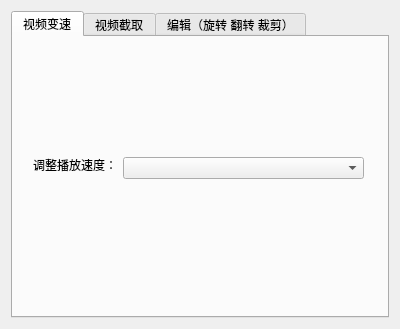
<?xml version="1.0" encoding="UTF-8"?>
<ui version="4.0">
 <class>Dialog_edit</class>
 <widget class="QDialog" name="Dialog_edit">
  <property name="geometry">
   <rect>
    <x>0</x>
    <y>0</y>
    <width>400</width>
    <height>329</height>
   </rect>
  </property>
  <property name="windowTitle">
   <string>VideoEdit</string>
  </property>
  <layout class="QVBoxLayout" name="verticalLayout">
   <item>
    <widget class="QTabWidget" name="tabWidget">
     <property name="currentIndex">
      <number>0</number>
     </property>
     <widget class="QWidget" name="widget">
      <property name="accessibleName">
       <string/>
      </property>
      <attribute name="title">
       <string>视频变速</string>
      </attribute>
      <widget class="QLabel" name="label">
       <property name="geometry">
        <rect>
         <x>20</x>
         <y>120</y>
         <width>91</width>
         <height>16</height>
        </rect>
       </property>
       <property name="text">
        <string>调整播放速度：</string>
       </property>
      </widget>
      <widget class="QComboBox" name="comboBox">
       <property name="geometry">
        <rect>
         <x>110</x>
         <y>120</y>
         <width>241</width>
         <height>22</height>
        </rect>
       </property>
       <property name="editable">
        <bool>false</bool>
       </property>
       <property name="currentIndex">
        <number>-1</number>
       </property>
       <property name="maxVisibleItems">
        <number>5</number>
       </property>
       <property name="maxCount">
        <number>5</number>
       </property>
       <item>
        <property name="text">
         <string>0.5</string>
        </property>
       </item>
       <item>
        <property name="text">
         <string>1.0</string>
        </property>
       </item>
       <item>
        <property name="text">
         <string>1.5</string>
        </property>
       </item>
       <item>
        <property name="text">
         <string>2.0</string>
        </property>
       </item>
       <item>
        <property name="text">
         <string>3.0</string>
        </property>
       </item>
      </widget>
     </widget>
     <widget class="QWidget" name="Intercept">
      <attribute name="title">
       <string>视频截取</string>
      </attribute>
      <widget class="QLabel" name="label_2">
       <property name="geometry">
        <rect>
         <x>10</x>
         <y>100</y>
         <width>101</width>
         <height>16</height>
        </rect>
       </property>
       <property name="text">
        <string>截取的开始时间：</string>
       </property>
      </widget>
      <widget class="QLineEdit" name="lineEdit">
       <property name="geometry">
        <rect>
         <x>110</x>
         <y>100</y>
         <width>161</width>
         <height>20</height>
        </rect>
       </property>
      </widget>
      <widget class="QLabel" name="label_3">
       <property name="geometry">
        <rect>
         <x>280</x>
         <y>100</y>
         <width>54</width>
         <height>12</height>
        </rect>
       </property>
       <property name="text">
        <string>&gt; 0 </string>
       </property>
      </widget>
      <widget class="QLabel" name="label_4">
       <property name="geometry">
        <rect>
         <x>10</x>
         <y>180</y>
         <width>101</width>
         <height>16</height>
        </rect>
       </property>
       <property name="text">
        <string>截取的结束时间：</string>
       </property>
      </widget>
      <widget class="QLineEdit" name="lineEdit_2">
       <property name="geometry">
        <rect>
         <x>110</x>
         <y>180</y>
         <width>161</width>
         <height>20</height>
        </rect>
       </property>
      </widget>
      <widget class="QLabel" name="label_5">
       <property name="geometry">
        <rect>
         <x>280</x>
         <y>180</y>
         <width>81</width>
         <height>20</height>
        </rect>
       </property>
       <property name="text">
        <string>&lt; 6363125000</string>
       </property>
      </widget>
      <widget class="QLabel" name="label_6">
       <property name="geometry">
        <rect>
         <x>10</x>
         <y>20</y>
         <width>101</width>
         <height>16</height>
        </rect>
       </property>
       <property name="text">
        <string>单位： 微秒</string>
       </property>
      </widget>
     </widget>
     <widget class="QWidget" name="tab_3">
      <attribute name="title">
       <string>编辑（旋转 翻转 裁剪）</string>
      </attribute>
     </widget>
    </widget>
   </item>
  </layout>
 </widget>
 <resources/>
 <connections/>
</ui>
